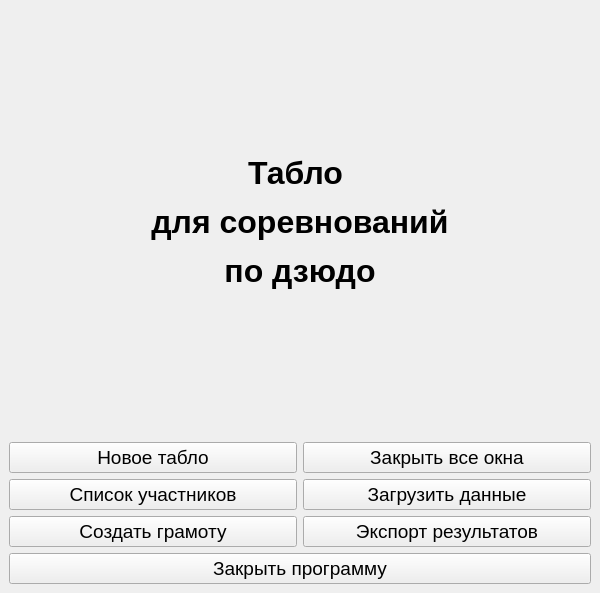
<?xml version="1.0" encoding="UTF-8"?>
<ui version="4.0">
 <class>MainWindow</class>
 <widget class="QMainWindow" name="MainWindow">
  <property name="geometry">
   <rect>
    <x>0</x>
    <y>0</y>
    <width>600</width>
    <height>593</height>
   </rect>
  </property>
  <property name="windowTitle">
   <string>MainWindow</string>
  </property>
  <widget class="QWidget" name="centralwidget">
   <layout class="QGridLayout" name="gridLayout">
    <item row="0" column="0" colspan="2">
     <widget class="QLabel" name="label">
      <property name="text">
       <string>&lt;html&gt;&lt;head/&gt;&lt;body&gt;&lt;p align=&quot;center&quot;&gt;&lt;span style=&quot; font-size:24pt; font-weight:600;&quot;&gt;Табло &lt;/span&gt;&lt;/p&gt;&lt;p align=&quot;center&quot;&gt;&lt;span style=&quot; font-size:24pt; font-weight:600;&quot;&gt;для соревнований&lt;/span&gt;&lt;/p&gt;&lt;p align=&quot;center&quot;&gt;&lt;span style=&quot; font-size:24pt; font-weight:600;&quot;&gt;по дзюдо&lt;/span&gt;&lt;/p&gt;&lt;/body&gt;&lt;/html&gt;</string>
      </property>
     </widget>
    </item>
    <item row="1" column="0">
     <widget class="QPushButton" name="pushButton_new_scoreboard">
      <property name="font">
       <font>
        <pointsize>14</pointsize>
       </font>
      </property>
      <property name="text">
       <string>Новое табло</string>
      </property>
     </widget>
    </item>
    <item row="3" column="0">
     <widget class="QPushButton" name="pushButton_members_list">
      <property name="font">
       <font>
        <pointsize>14</pointsize>
       </font>
      </property>
      <property name="text">
       <string>Список участников</string>
      </property>
     </widget>
    </item>
    <item row="1" column="1">
     <widget class="QPushButton" name="pushButton_close_all_scoreboards">
      <property name="font">
       <font>
        <pointsize>14</pointsize>
       </font>
      </property>
      <property name="text">
       <string>Закрыть все окна</string>
      </property>
     </widget>
    </item>
    <item row="3" column="1">
     <widget class="QPushButton" name="pushButton_load_data">
      <property name="font">
       <font>
        <pointsize>14</pointsize>
       </font>
      </property>
      <property name="text">
       <string>Загрузить данные</string>
      </property>
     </widget>
    </item>
    <item row="4" column="0">
     <widget class="QPushButton" name="pushButton_generate_diploma">
      <property name="font">
       <font>
        <pointsize>14</pointsize>
       </font>
      </property>
      <property name="text">
       <string>Создать грамоту</string>
      </property>
     </widget>
    </item>
    <item row="4" column="1">
     <widget class="QPushButton" name="pushButton_export_table">
      <property name="font">
       <font>
        <pointsize>14</pointsize>
       </font>
      </property>
      <property name="text">
       <string>Экспорт результатов</string>
      </property>
     </widget>
    </item>
    <item row="5" column="0" colspan="2">
     <widget class="QPushButton" name="pushButton_close_app">
      <property name="font">
       <font>
        <pointsize>14</pointsize>
       </font>
      </property>
      <property name="text">
       <string>Закрыть программу</string>
      </property>
     </widget>
    </item>
   </layout>
  </widget>
 </widget>
 <resources/>
 <connections/>
</ui>
